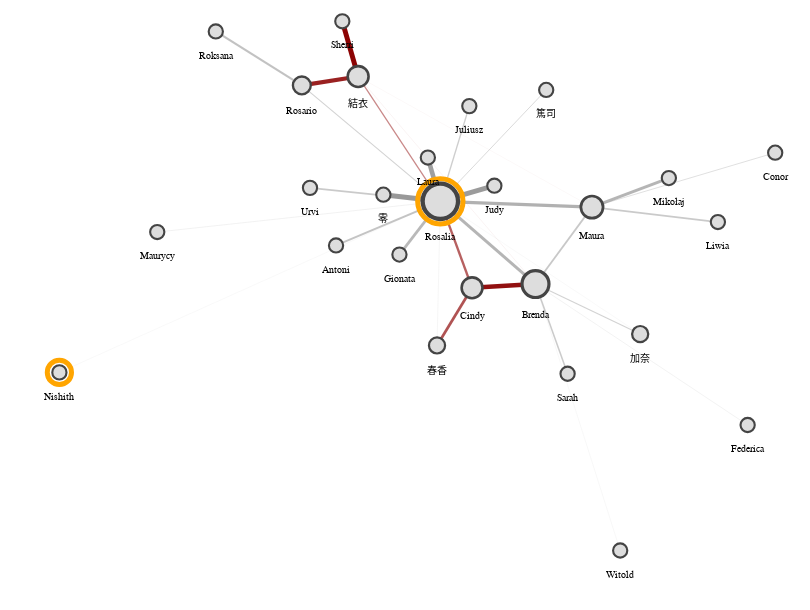

Write notebook code for a chart like this one.
### Markdown cell above
Simple customisation - conditionally highlight nodes and edges

### Code cell
alph(G, **{
    **alph_params,
    **dict(
        node_args={
            **alph_params["node_args"],
            **dict(
                fill="#ddd",
                stroke="#444",
                halo_offset=3,
                halo_opacity=alt.condition(
                    "(datum.name[0] == 'N') || (datum.name == 'Rosalia')",
                    alt.value(1),
                    alt.value(0)
                ),
                halo_stroke="orange",
                halo_strokeWidth=5,
            )
        },
        edge_args={
            **alph_params["edge_args"],
            **dict(
                color=alt.condition(
                    (
                        (alt.datum.source == 3)
                        | (alt.datum.target == 3)
                        | (alt.datum.source == 1)
                        | (alt.datum.target == 1)
                    ),
                    alt.value("darkred"),
                    alt.value("#999")
                ),
            )
        }
    )
}).configure_view(strokeWidth=0)

### Figure 1 — Vega-Lite specification as saved in the notebook (floating-point values rounded to 4 significant figures)
{"$schema": "https://vega.github.io/schema/vega-lite/v4.17.0.json", "config": {"view": {"continuousHeight": 300, "continuousWidth": 400, "strokeWidth": 0}}, "datasets": {"data-043d96924fe319f1efa3190708763879": [{"__node_halo_size": 1365.0, "__node_r": 13.48, "__node_size": 726.4, "__y_label": 215.8, "company": "Atwal, Trivedi and Kaul", "degree_centrality": 0.4, "id": 0, "name": "Brenda", "x": 464.2, "y": 244.2}, {"__node_halo_size": 952.4, "__node_r": 10.43, "__node_size": 435.2, "__y_label": 215.4, "company": "松田印刷合同会社", "degree_centrality": 0.2, "id": 1, "name": "Cindy", "x": 408.7, "y": 240.8}, {"__node_halo_size": 2058.0, "__node_r": 17.68, "__node_size": 1251.0, "__y_label": 287.4, "company": "Trivedi, Shankar and Sachdev", "degree_centrality": 0.76, "id": 2, "name": "Rosalia", "x": 380.9, "y": 320.0}, {"__node_halo_size": 952.4, "__node_r": 10.43, "__node_size": 435.2, "__y_label": 409.0, "company": "Guarana, Offredi e Turati SPA", "degree_centrality": 0.2, "id": 3, "name": "結衣", "x": 309.0, "y": 434.4}, {"__node_halo_size": 683.3, "__node_r": 8.07, "__node_size": 260.5, "__y_label": 164.9, "company": "Datta, Shanker and Gola", "degree_centrality": 0.08, "id": 4, "name": "春香", "x": 378.0, "y": 187.9}, {"__node_halo_size": 775.8, "__node_r": 8.926, "__node_size": 318.7, "__y_label": 402.4, "company": "Datta, Shanker and Gola", "degree_centrality": 0.12, "id": 5, "name": "Rosario", "x": 259.7, "y": 426.3}, {"__node_halo_size": 1038.0, "__node_r": 11.11, "__node_size": 493.4, "__y_label": 288.6, "company": "Datta, Shanker and Gola", "degree_centrality": 0.24, "id": 6, "name": "Maura", "x": 513.6, "y": 314.7}, {"__node_halo_size": 586.7, "__node_r": 7.111, "__node_size": 202.2, "__y_label": 385.2, "company": "Datta, Shanker and Gola", "degree_centrality": 0.04, "id": 7, "name": "Juliusz", "x": 406.3, "y": 407.3}, {"__node_halo_size": 586.7, "__node_r": 7.111, "__node_size": 202.2, "__y_label": 342.5, "company": "Atwal, Trivedi and Kaul", "degree_centrality": 0.04, "id": 8, "name": "Conor", "x": 673.9, "y": 364.6}, {"__node_halo_size": 586.7, "__node_r": 7.111, "__node_size": 202.2, "__y_label": 312.3, "company": "Trivedi, Shankar and Sachdev", "degree_centrality": 0.04, "id": 9, "name": "Judy", "x": 428.2, "y": 334.4}, {"__node_halo_size": 683.3, "__node_r": 8.07, "__node_size": 260.5, "__y_label": 175.3, "company": "Trivedi, Shankar and Sachdev", "degree_centrality": 0.08, "id": 10, "name": "加奈", "x": 555.8, "y": 198.4}, {"__node_halo_size": 586.7, "__node_r": 7.111, "__node_size": 202.2, "__y_label": 269.8, "company": "Datta, Shanker and Gola", "degree_centrality": 0.04, "id": 11, "name": "Maurycy", "x": 133.2, "y": 291.9}, {"__node_halo_size": 586.7, "__node_r": 7.111, "__node_size": 202.2, "__y_label": 278.9, "company": "Atwal, Trivedi and Kaul", "degree_centrality": 0.04, "id": 12, "name": "Liwia", "x": 623.8, "y": 301.0}, {"__node_halo_size": 586.7, "__node_r": 7.111, "__node_size": 202.2, "__y_label": 257.5, "company": "Datta, Shanker and Gola", "degree_centrality": 0.04, "id": 13, "name": "Antoni", "x": 289.7, "y": 279.6}, {"__node_halo_size": 586.7, "__node_r": 7.111, "__node_size": 202.2, "__y_label": 400.1, "company": "Atwal, Trivedi and Kaul", "degree_centrality": 0.04, "id": 14, "name": "篤司", "x": 473.5, "y": 422.2}, {"__node_halo_size": 586.7, "__node_r": 7.111, "__node_size": 202.2, "__y_label": 304.0, "company": "Atwal, Trivedi and Kaul", "degree_centrality": 0.04, "id": 15, "name": "零", "x": 331.1, "y": 326.1}, {"__node_halo_size": 586.7, "__node_r": 7.111, "__node_size": 202.2, "__y_label": 310.3, "company": "Atwal, Trivedi and Kaul", "degree_centrality": 0.04, "id": 16, "name": "Urvi", "x": 266.9, "y": 332.4}, {"__node_halo_size": 586.7, "__node_r": 7.111, "__node_size": 202.2, "__y_label": 249.1, "company": "松田印刷合同会社", "degree_centrality": 0.04, "id": 17, "name": "Gionata", "x": 345.1, "y": 271.2}, {"__node_halo_size": 586.7, "__node_r": 7.111, "__node_size": 202.2, "__y_label": 139.9, "company": "松田印刷合同会社", "degree_centrality": 0.04, "id": 18, "name": "Sarah", "x": 492.3, "y": 162.0}, {"__node_halo_size": 586.7, "__node_r": 7.111, "__node_size": 202.2, "__y_label": 338.0, "company": "Trivedi, Shankar and Sachdev", "degree_centrality": 0.04, "id": 19, "name": "Laura", "x": 370.0, "y": 360.2}, {"__node_halo_size": 586.7, "__node_r": 7.111, "__node_size": 202.2, "__y_label": 453.6, "company": "Datta, Shanker and Gola", "degree_centrality": 0.04, "id": 20, "name": "Roksana", "x": 184.4, "y": 475.8}, {"__node_halo_size": 586.7, "__node_r": 7.111, "__node_size": 202.2, "__y_label": 92.9, "company": "Trivedi, Shankar and Sachdev", "degree_centrality": 0.04, "id": 21, "name": "Federica", "x": 649.8, "y": 115.0}, {"__node_halo_size": 586.7, "__node_r": 7.111, "__node_size": 202.2, "__y_label": 141.1, "company": "Datta, Shanker and Gola", "degree_centrality": 0.04, "id": 22, "name": "Nishith", "x": 47.59, "y": 163.2}, {"__node_halo_size": 586.7, "__node_r": 7.111, "__node_size": 202.2, "__y_label": -22.11, "company": "Trivedi, Shankar and Sachdev", "degree_centrality": 0.04, "id": 23, "name": "Witold", "x": 538.3, "y": 0}, {"__node_halo_size": 586.7, "__node_r": 7.111, "__node_size": 202.2, "__y_label": 462.9, "company": "Guarana, Offredi e Turati SPA", "degree_centrality": 0.04, "id": 24, "name": "Sherri", "x": 295.2, "y": 485.0}, {"__node_halo_size": 586.7, "__node_r": 7.111, "__node_size": 202.2, "__y_label": 319.2, "company": "松田印刷合同会社", "degree_centrality": 0.04, "id": 25, "name": "Mikołaj", "x": 580.9, "y": 341.3}], "data-dbabb3c77c16f6b114b8f2fcda8448a3": [{"edge": 0, "pair": [0, 1], "source": 0, "target": 1, "weight": 1.987, "x": 464.2, "y": 244.2}, {"edge": 0, "pair": [0, 1], "source": 0, "target": 1, "weight": 1.987, "x": 408.7, "y": 240.8}, {"edge": 1, "pair": [0, 6], "source": 0, "target": 6, "weight": 0.7502, "x": 464.2, "y": 244.2}, {"edge": 1, "pair": [0, 6], "source": 0, "target": 6, "weight": 0.7502, "x": 513.6, "y": 314.7}, {"edge": 2, "pair": [0, 2], "source": 0, "target": 2, "weight": 1.301, "x": 464.2, "y": 244.2}, {"edge": 2, "pair": [0, 2], "source": 0, "target": 2, "weight": 1.301, "x": 380.9, "y": 320.0}, {"edge": 3, "pair": [0, 0], "source": 0, "target": 0, "weight": 0.5294, "x": 464.2, "y": 244.2}, {"edge": 3, "pair": [0, 0], "source": 0, "target": 0, "weight": 0.5294, "x": 464.2, "y": 244.2}, {"edge": 4, "pair": [0, 3], "source": 0, "target": 3, "weight": 0.03015, "x": 464.2, "y": 244.2}, {"edge": 4, "pair": [0, 3], "source": 0, "target": 3, "weight": 0.03015, "x": 309.0, "y": 434.4}, {"edge": 5, "pair": [0, 10], "source": 0, "target": 10, "weight": 0.4339, "x": 464.2, "y": 244.2}, {"edge": 5, "pair": [0, 10], "source": 0, "target": 10, "weight": 0.4339, "x": 555.8, "y": 198.4}, {"edge": 6, "pair": [0, 18], "source": 0, "target": 18, "weight": 0.6422, "x": 464.2, "y": 244.2}, {"edge": 6, "pair": [0, 18], "source": 0, "target": 18, "weight": 0.6422, "x": 492.3, "y": 162.0}, {"edge": 7, "pair": [0, 21], "source": 0, "target": 21, "weight": 0.1152, "x": 464.2, "y": 244.2}, {"edge": 7, "pair": [0, 21], "source": 0, "target": 21, "weight": 0.1152, "x": 649.8, "y": 115.0}, {"edge": 8, "pair": [0, 23], "source": 0, "target": 23, "weight": 0.05782, "x": 464.2, "y": 244.2}, {"edge": 8, "pair": [0, 23], "source": 0, "target": 23, "weight": 0.05782, "x": 538.3, "y": 0}, {"edge": 9, "pair": [1, 2], "source": 1, "target": 2, "weight": 1.001, "x": 408.7, "y": 240.8}, {"edge": 9, "pair": [1, 2], "source": 1, "target": 2, "weight": 1.001, "x": 380.9, "y": 320.0}, {"edge": 10, "pair": [1, 1], "source": 1, "target": 1, "weight": 1.09, "x": 408.7, "y": 240.8}, {"edge": 10, "pair": [1, 1], "source": 1, "target": 1, "weight": 1.09, "x": 408.7, "y": 240.8}, {"edge": 11, "pair": [1, 4], "source": 1, "target": 4, "weight": 1.166, "x": 408.7, "y": 240.8}, {"edge": 11, "pair": [1, 4], "source": 1, "target": 4, "weight": 1.166, "x": 378.0, "y": 187.9}, {"edge": 12, "pair": [2, 2], "source": 2, "target": 2, "weight": 0.2277, "x": 380.9, "y": 320.0}, {"edge": 12, "pair": [2, 2], "source": 2, "target": 2, "weight": 0.2277, "x": 380.9, "y": 320.0}, {"edge": 13, "pair": [2, 15], "source": 2, "target": 15, "weight": 2.182, "x": 380.9, "y": 320.0}, {"edge": 13, "pair": [2, 15], "source": 2, "target": 15, "weight": 2.182, "x": 331.1, "y": 326.1}, {"edge": 14, "pair": [2, 6], "source": 2, "target": 6, "weight": 1.432, "x": 380.9, "y": 320.0}, {"edge": 14, "pair": [2, 6], "source": 2, "target": 6, "weight": 1.432, "x": 513.6, "y": 314.7}, {"edge": 15, "pair": [2, 19], "source": 2, "target": 19, "weight": 2.014, "x": 380.9, "y": 320.0}, {"edge": 15, "pair": [2, 19], "source": 2, "target": 19, "weight": 2.014, "x": 370.0, "y": 360.2}, {"edge": 16, "pair": [2, 3], "source": 2, "target": 3, "weight": 0.5185, "x": 380.9, "y": 320.0}, {"edge": 16, "pair": [2, 3], "source": 2, "target": 3, "weight": 0.5185, "x": 309.0, "y": 434.4}, {"edge": 17, "pair": [2, 4], "source": 2, "target": 4, "weight": 0.08285, "x": 380.9, "y": 320.0}, {"edge": 17, "pair": [2, 4], "source": 2, "target": 4, "weight": 0.08285, "x": 378.0, "y": 187.9}, {"edge": 18, "pair": [2, 5], "source": 2, "target": 5, "weight": 0.4379, "x": 380.9, "y": 320.0}, {"edge": 18, "pair": [2, 5], "source": 2, "target": 5, "weight": 0.4379, "x": 259.7, "y": 426.3}, {"edge": 19, "pair": [2, 7], "source": 2, "target": 7, "weight": 0.5691, "x": 380.9, "y": 320.0}, {"edge": 19, "pair": [2, 7], "source": 2, "target": 7, "weight": 0.5691, "x": 406.3, "y": 407.3}, {"edge": 20, "pair": [2, 9], "source": 2, "target": 9, "weight": 2.122, "x": 380.9, "y": 320.0}, {"edge": 20, "pair": [2, 9], "source": 2, "target": 9, "weight": 2.122, "x": 428.2, "y": 334.4}, {"edge": 21, "pair": [2, 10], "source": 2, "target": 10, "weight": 0.04418, "x": 380.9, "y": 320.0}, {"edge": 21, "pair": [2, 10], "source": 2, "target": 10, "weight": 0.04418, "x": 555.8, "y": 198.4}, {"edge": 22, "pair": [2, 11], "source": 2, "target": 11, "weight": 0.129, "x": 380.9, "y": 320.0}, {"edge": 22, "pair": [2, 11], "source": 2, "target": 11, "weight": 0.129, "x": 133.2, "y": 291.9}, {"edge": 23, "pair": [2, 13], "source": 2, "target": 13, "weight": 0.8637, "x": 380.9, "y": 320.0}, {"edge": 23, "pair": [2, 13], "source": 2, "target": 13, "weight": 0.8637, "x": 289.7, "y": 279.6}, {"edge": 24, "pair": [2, 14], "source": 2, "target": 14, "weight": 0.3546, "x": 380.9, "y": 320.0}, {"edge": 24, "pair": [2, 14], "source": 2, "target": 14, "weight": 0.3546, "x": 473.5, "y": 422.2}, {"edge": 25, "pair": [2, 16], "source": 2, "target": 16, "weight": 0.6959, "x": 380.9, "y": 320.0}, {"edge": 25, "pair": [2, 16], "source": 2, "target": 16, "weight": 0.6959, "x": 266.9, "y": 332.4}, {"edge": 26, "pair": [2, 17], "source": 2, "target": 17, "weight": 1.188, "x": 380.9, "y": 320.0}, {"edge": 26, "pair": [2, 17], "source": 2, "target": 17, "weight": 1.188, "x": 345.1, "y": 271.2}, {"edge": 27, "pair": [2, 22], "source": 2, "target": 22, "weight": 0.04177, "x": 380.9, "y": 320.0}, {"edge": 27, "pair": [2, 22], "source": 2, "target": 22, "weight": 0.04177, "x": 47.59, "y": 163.2}, {"edge": 28, "pair": [3, 5], "source": 3, "target": 5, "weight": 1.773, "x": 309.0, "y": 434.4}, {"edge": 28, "pair": [3, 5], "source": 3, "target": 5, "weight": 1.773, "x": 259.7, "y": 426.3}, {"edge": 29, "pair": [3, 6], "source": 3, "target": 6, "weight": 0.001462, "x": 309.0, "y": 434.4}, {"edge": 29, "pair": [3, 6], "source": 3, "target": 6, "weight": 0.001462, "x": 513.6, "y": 314.7}, {"edge": 30, "pair": [3, 24], "source": 3, "target": 24, "weight": 2.148, "x": 309.0, "y": 434.4}, {"edge": 30, "pair": [3, 24], "source": 3, "target": 24, "weight": 2.148, "x": 295.2, "y": 485.0}, {"edge": 31, "pair": [5, 20], "source": 5, "target": 20, "weight": 0.9289, "x": 259.7, "y": 426.3}, {"edge": 31, "pair": [5, 20], "source": 5, "target": 20, "weight": 0.9289, "x": 184.4, "y": 475.8}, {"edge": 32, "pair": [6, 8], "source": 6, "target": 8, "weight": 0.305, "x": 513.6, "y": 314.7}, {"edge": 32, "pair": [6, 8], "source": 6, "target": 8, "weight": 0.305, "x": 673.9, "y": 364.6}, {"edge": 33, "pair": [6, 12], "source": 6, "target": 12, "weight": 0.6963, "x": 513.6, "y": 314.7}, {"edge": 33, "pair": [6, 12], "source": 6, "target": 12, "weight": 0.6963, "x": 623.8, "y": 301.0}, {"edge": 34, "pair": [6, 25], "source": 6, "target": 25, "weight": 1.307, "x": 513.6, "y": 314.7}, {"edge": 34, "pair": [6, 25], "source": 6, "target": 25, "weight": 1.307, "x": 580.9, "y": 341.3}]}, "height": 600, "layer": [{"data": {"name": "data-dbabb3c77c16f6b114b8f2fcda8448a3"}, "encoding": {"color": {"condition": {"test": "((((datum.source === 3) || (datum.target === 3)) || (datum.source === 1)) || (datum.target === 1))", "value": "darkred"}, "value": "#999"}, "detail": {"field": "edge", "type": "quantitative"}, "opacity": {"field": "weight", "legend": null, "scale": {"range": [0.3, 1]}, "type": "quantitative"}, "strokeWidth": {"field": "weight", "legend": null, "scale": {"range": [0.1, 5]}, "type": "quantitative"}, "x": {"axis": {"domain": false, "grid": false, "labels": false, "ticks": false, "title": ""}, "field": "x", "type": "quantitative"}, "y": {"axis": {"domain": false, "grid": false, "labels": false, "ticks": false, "title": ""}, "field": "y", "type": "quantitative"}}, "mark": "line"}, {"data": {"name": "data-043d96924fe319f1efa3190708763879"}, "layer": [{"encoding": {"fill": {"value": "rgba(0,0,0,0"}, "opacity": {"condition": {"test": "(datum.name[0] == 'N') || (datum.name == 'Rosalia')", "value": 1}, "value": 0}, "size": {"field": "__node_halo_size", "legend": null, "scale": null, "type": "quantitative"}, "stroke": {"value": "orange"}, "strokeWidth": {"value": 5}, "x": {"axis": {"domain": false, "grid": false, "labels": false, "ticks": false, "title": ""}, "field": "x", "type": "quantitative"}, "y": {"axis": {"domain": false, "grid": false, "labels": false, "ticks": false, "title": ""}, "field": "y", "type": "quantitative"}}, "mark": "circle"}, {"encoding": {"fill": {"value": "#ddd"}, "opacity": {"value": 1}, "size": {"field": "degree_centrality", "legend": null, "scale": {"domain": [0, 1], "range": [144, 1600]}, "type": "quantitative"}, "stroke": {"value": "#444"}, "strokeWidth": {"field": "degree_centrality", "legend": null, "scale": {"domain": [0, 1], "range": [2, 5]}, "type": "quantitative"}, "tooltip": [{"field": "name", "type": "nominal"}, {"field": "company", "type": "nominal"}], "x": {"axis": {"domain": false, "grid": false, "labels": false, "ticks": false, "title": ""}, "field": "x", "type": "quantitative"}, "y": {"axis": {"domain": false, "grid": false, "labels": false, "ticks": false, "title": ""}, "field": "y", "type": "quantitative"}}, "mark": "circle"}, {"encoding": {"text": {"field": "name", "type": "nominal"}, "x": {"axis": {"domain": false, "grid": false, "labels": false, "ticks": false, "title": ""}, "field": "x", "type": "quantitative"}, "y": {"axis": {"domain": false, "grid": false, "labels": false, "ticks": false, "title": ""}, "field": "__y_label", "type": "quantitative"}}, "mark": {"align": "center", "baseline": "middle", "color": "black", "size": 10, "type": "text"}}]}], "resolve": {"scale": {"color": "independent", "fill": "independent", "opacity": "independent", "size": "independent", "strokeWidth": "independent"}}, "width": 800}
